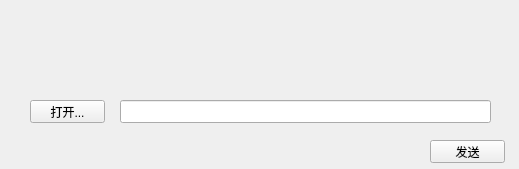
<?xml version="1.0" encoding="UTF-8"?>
<ui version="4.0">
 <class>SendFile</class>
 <widget class="QWidget" name="SendFile">
  <property name="geometry">
   <rect>
    <x>0</x>
    <y>0</y>
    <width>519</width>
    <height>169</height>
   </rect>
  </property>
  <property name="sizePolicy">
   <sizepolicy hsizetype="Fixed" vsizetype="Fixed">
    <horstretch>0</horstretch>
    <verstretch>0</verstretch>
   </sizepolicy>
  </property>
  <property name="minimumSize">
   <size>
    <width>519</width>
    <height>169</height>
   </size>
  </property>
  <property name="maximumSize">
   <size>
    <width>519</width>
    <height>169</height>
   </size>
  </property>
  <property name="windowTitle">
   <string>SendFile</string>
  </property>
  <widget class="QWidget" name="titleWidget" native="true">
   <property name="geometry">
    <rect>
     <x>0</x>
     <y>0</y>
     <width>519</width>
     <height>50</height>
    </rect>
   </property>
   <property name="titleskin" stdset="0">
    <bool>true</bool>
   </property>
  </widget>
  <widget class="QWidget" name="bodyWidget" native="true">
   <property name="geometry">
    <rect>
     <x>0</x>
     <y>50</y>
     <width>519</width>
     <height>119</height>
    </rect>
   </property>
   <property name="bottomskin" stdset="0">
    <bool>true</bool>
   </property>
   <widget class="QPushButton" name="openBtn">
    <property name="geometry">
     <rect>
      <x>30</x>
      <y>50</y>
      <width>75</width>
      <height>23</height>
     </rect>
    </property>
    <property name="text">
     <string>打开...</string>
    </property>
   </widget>
   <widget class="QPushButton" name="sendBtn">
    <property name="geometry">
     <rect>
      <x>430</x>
      <y>90</y>
      <width>75</width>
      <height>23</height>
     </rect>
    </property>
    <property name="text">
     <string>发送</string>
    </property>
   </widget>
   <widget class="QLineEdit" name="lineEdit">
    <property name="geometry">
     <rect>
      <x>120</x>
      <y>50</y>
      <width>371</width>
      <height>23</height>
     </rect>
    </property>
   </widget>
  </widget>
 </widget>
 <layoutdefault spacing="6" margin="11"/>
 <resources/>
 <connections/>
</ui>
